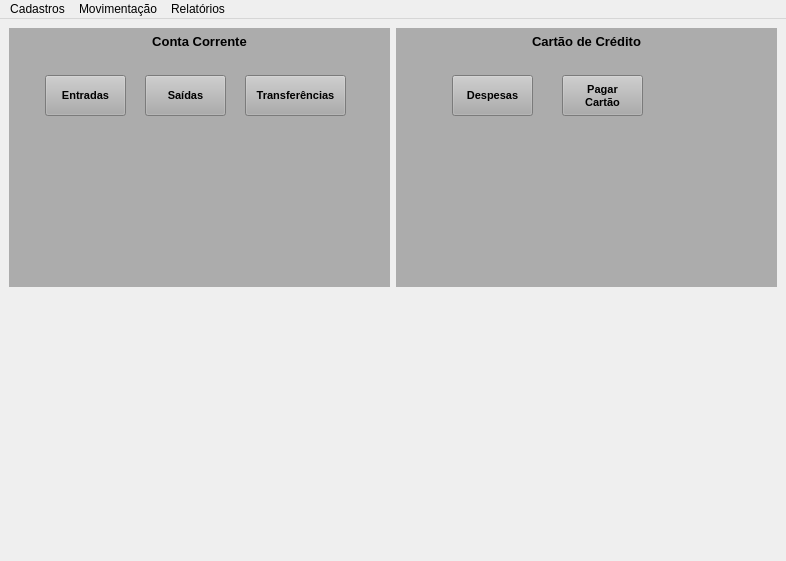
<?xml version="1.0" encoding="UTF-8"?>
<ui version="4.0">
 <class>Menu_Principal</class>
 <widget class="QMainWindow" name="Menu_Principal">
  <property name="geometry">
   <rect>
    <x>0</x>
    <y>0</y>
    <width>786</width>
    <height>561</height>
   </rect>
  </property>
  <property name="sizePolicy">
   <sizepolicy hsizetype="Preferred" vsizetype="Preferred">
    <horstretch>0</horstretch>
    <verstretch>0</verstretch>
   </sizepolicy>
  </property>
  <property name="maximumSize">
   <size>
    <width>16777215</width>
    <height>16777215</height>
   </size>
  </property>
  <property name="windowTitle">
   <string>Menu Principal</string>
  </property>
  <property name="layoutDirection">
   <enum>Qt::LeftToRight</enum>
  </property>
  <widget class="QWidget" name="centralwidget">
   <property name="maximumSize">
    <size>
     <width>16777215</width>
     <height>16777215</height>
    </size>
   </property>
   <layout class="QGridLayout" name="gridLayout">
    <property name="leftMargin">
     <number>0</number>
    </property>
    <property name="topMargin">
     <number>0</number>
    </property>
    <property name="rightMargin">
     <number>0</number>
    </property>
    <property name="bottomMargin">
     <number>0</number>
    </property>
    <property name="spacing">
     <number>0</number>
    </property>
    <item row="0" column="0">
     <widget class="QWidget" name="widget" native="true">
      <layout class="QVBoxLayout" name="verticalLayout">
       <item>
        <widget class="QWidget" name="widget_2" native="true">
         <layout class="QHBoxLayout" name="horizontalLayout">
          <property name="leftMargin">
           <number>0</number>
          </property>
          <property name="topMargin">
           <number>0</number>
          </property>
          <property name="rightMargin">
           <number>0</number>
          </property>
          <property name="bottomMargin">
           <number>0</number>
          </property>
          <item>
           <widget class="QWidget" name="widget_5" native="true">
            <property name="styleSheet">
             <string notr="true">background-color: rgb(172, 172, 172);</string>
            </property>
            <layout class="QVBoxLayout" name="verticalLayout_3">
             <property name="leftMargin">
              <number>6</number>
             </property>
             <property name="topMargin">
              <number>6</number>
             </property>
             <property name="rightMargin">
              <number>6</number>
             </property>
             <property name="bottomMargin">
              <number>6</number>
             </property>
             <item>
              <widget class="QLabel" name="label">
               <property name="maximumSize">
                <size>
                 <width>16777215</width>
                 <height>15</height>
                </size>
               </property>
               <property name="font">
                <font>
                 <pointsize>10</pointsize>
                 <weight>75</weight>
                 <bold>true</bold>
                </font>
               </property>
               <property name="text">
                <string>Conta Corrente</string>
               </property>
               <property name="alignment">
                <set>Qt::AlignCenter</set>
               </property>
              </widget>
             </item>
             <item>
              <widget class="QWidget" name="widget_6" native="true">
               <widget class="QPushButton" name="btn_Entradas">
                <property name="geometry">
                 <rect>
                  <x>30</x>
                  <y>20</y>
                  <width>81</width>
                  <height>41</height>
                 </rect>
                </property>
                <property name="sizePolicy">
                 <sizepolicy hsizetype="Preferred" vsizetype="Preferred">
                  <horstretch>0</horstretch>
                  <verstretch>0</verstretch>
                 </sizepolicy>
                </property>
                <property name="font">
                 <font>
                  <pointsize>8</pointsize>
                  <weight>75</weight>
                  <bold>true</bold>
                 </font>
                </property>
                <property name="cursor">
                 <cursorShape>PointingHandCursor</cursorShape>
                </property>
                <property name="text">
                 <string>Entradas</string>
                </property>
               </widget>
               <widget class="QPushButton" name="btn_Saidas">
                <property name="geometry">
                 <rect>
                  <x>130</x>
                  <y>20</y>
                  <width>81</width>
                  <height>41</height>
                 </rect>
                </property>
                <property name="sizePolicy">
                 <sizepolicy hsizetype="Preferred" vsizetype="Preferred">
                  <horstretch>0</horstretch>
                  <verstretch>0</verstretch>
                 </sizepolicy>
                </property>
                <property name="font">
                 <font>
                  <pointsize>8</pointsize>
                  <weight>75</weight>
                  <bold>true</bold>
                 </font>
                </property>
                <property name="cursor">
                 <cursorShape>PointingHandCursor</cursorShape>
                </property>
                <property name="text">
                 <string>Saídas</string>
                </property>
               </widget>
               <widget class="QPushButton" name="btn_Transf">
                <property name="geometry">
                 <rect>
                  <x>230</x>
                  <y>20</y>
                  <width>101</width>
                  <height>41</height>
                 </rect>
                </property>
                <property name="sizePolicy">
                 <sizepolicy hsizetype="Preferred" vsizetype="Preferred">
                  <horstretch>0</horstretch>
                  <verstretch>0</verstretch>
                 </sizepolicy>
                </property>
                <property name="font">
                 <font>
                  <pointsize>8</pointsize>
                  <weight>75</weight>
                  <bold>true</bold>
                 </font>
                </property>
                <property name="cursor">
                 <cursorShape>PointingHandCursor</cursorShape>
                </property>
                <property name="text">
                 <string>Transferências</string>
                </property>
               </widget>
              </widget>
             </item>
            </layout>
           </widget>
          </item>
          <item>
           <widget class="QWidget" name="widget_4" native="true">
            <property name="styleSheet">
             <string notr="true">background-color: rgb(172, 172, 172);</string>
            </property>
            <layout class="QVBoxLayout" name="verticalLayout_2">
             <property name="leftMargin">
              <number>6</number>
             </property>
             <property name="topMargin">
              <number>6</number>
             </property>
             <property name="rightMargin">
              <number>6</number>
             </property>
             <property name="bottomMargin">
              <number>6</number>
             </property>
             <item>
              <widget class="QLabel" name="label_2">
               <property name="maximumSize">
                <size>
                 <width>16777215</width>
                 <height>15</height>
                </size>
               </property>
               <property name="font">
                <font>
                 <pointsize>10</pointsize>
                 <weight>75</weight>
                 <bold>true</bold>
                </font>
               </property>
               <property name="text">
                <string>Cartão de Crédito</string>
               </property>
               <property name="alignment">
                <set>Qt::AlignCenter</set>
               </property>
              </widget>
             </item>
             <item>
              <widget class="QWidget" name="widget_7" native="true">
               <widget class="QPushButton" name="btn_desp_cartao">
                <property name="geometry">
                 <rect>
                  <x>50</x>
                  <y>20</y>
                  <width>81</width>
                  <height>41</height>
                 </rect>
                </property>
                <property name="sizePolicy">
                 <sizepolicy hsizetype="Preferred" vsizetype="Preferred">
                  <horstretch>0</horstretch>
                  <verstretch>0</verstretch>
                 </sizepolicy>
                </property>
                <property name="font">
                 <font>
                  <pointsize>8</pointsize>
                  <weight>75</weight>
                  <bold>true</bold>
                 </font>
                </property>
                <property name="cursor">
                 <cursorShape>PointingHandCursor</cursorShape>
                </property>
                <property name="text">
                 <string>Despesas</string>
                </property>
               </widget>
               <widget class="QPushButton" name="btn_pagar_cartao">
                <property name="geometry">
                 <rect>
                  <x>160</x>
                  <y>20</y>
                  <width>81</width>
                  <height>41</height>
                 </rect>
                </property>
                <property name="sizePolicy">
                 <sizepolicy hsizetype="Preferred" vsizetype="Preferred">
                  <horstretch>0</horstretch>
                  <verstretch>0</verstretch>
                 </sizepolicy>
                </property>
                <property name="font">
                 <font>
                  <pointsize>8</pointsize>
                  <weight>75</weight>
                  <bold>true</bold>
                 </font>
                </property>
                <property name="cursor">
                 <cursorShape>PointingHandCursor</cursorShape>
                </property>
                <property name="text">
                 <string>Pagar
Cartão</string>
                </property>
               </widget>
              </widget>
             </item>
            </layout>
           </widget>
          </item>
         </layout>
        </widget>
       </item>
       <item>
        <widget class="QWidget" name="widget_3" native="true"/>
       </item>
      </layout>
     </widget>
    </item>
   </layout>
  </widget>
  <widget class="QMenuBar" name="menuBar">
   <property name="geometry">
    <rect>
     <x>0</x>
     <y>0</y>
     <width>786</width>
     <height>21</height>
    </rect>
   </property>
   <widget class="QMenu" name="menuCadastros">
    <property name="title">
     <string>Cadastros</string>
    </property>
    <addaction name="action_Banco"/>
    <addaction name="action_Categoria"/>
    <addaction name="action_Cidade"/>
    <addaction name="action_Estab"/>
    <addaction name="action_Grupo"/>
    <addaction name="action_Tipo"/>
   </widget>
   <widget class="QMenu" name="menuMovimenta_o">
    <property name="title">
     <string>Relatórios</string>
    </property>
    <addaction name="separator"/>
    <addaction name="actionMovimenta_o"/>
    <addaction name="actionGr_fico_Despesas"/>
    <addaction name="actionSaldos_4"/>
   </widget>
   <widget class="QMenu" name="menuMovimenta_o_2">
    <property name="title">
     <string>Movimentação</string>
    </property>
    <addaction name="actionAlterar"/>
   </widget>
   <addaction name="menuCadastros"/>
   <addaction name="menuMovimenta_o_2"/>
   <addaction name="menuMovimenta_o"/>
  </widget>
  <action name="Menu_Incluir_Sol">
   <property name="text">
    <string>Incluir Solicitação</string>
   </property>
  </action>
  <action name="Menu_Consulta_Sol">
   <property name="text">
    <string>Consulta Solicitação</string>
   </property>
  </action>
  <action name="Menu_Consome_OS">
   <property name="text">
    <string>Consumo de Materiais</string>
   </property>
  </action>
  <action name="Menu_Incluir_OC">
   <property name="text">
    <string>Incluir Ordem</string>
   </property>
  </action>
  <action name="action_Banco">
   <property name="text">
    <string>Bancos</string>
   </property>
  </action>
  <action name="actionIncluir_Despesa">
   <property name="text">
    <string>Incluir Despesa</string>
   </property>
  </action>
  <action name="actionIncluir_Receita">
   <property name="text">
    <string>Incluir Receita</string>
   </property>
  </action>
  <action name="actionEntre_Contas">
   <property name="text">
    <string>Entre Contas</string>
   </property>
  </action>
  <action name="actionRenda_Fixa">
   <property name="text">
    <string>Renda Fixa</string>
   </property>
  </action>
  <action name="actionRenda_Vari_vel">
   <property name="text">
    <string>Renda Variável</string>
   </property>
  </action>
  <action name="actionCriptoMoedas">
   <property name="text">
    <string>CriptoMoedas</string>
   </property>
  </action>
  <action name="actionAvenue">
   <property name="text">
    <string>Avenue</string>
   </property>
  </action>
  <action name="actionAvenue_2">
   <property name="text">
    <string>Avenue</string>
   </property>
  </action>
  <action name="actionAvenue_3">
   <property name="text">
    <string>Avenue</string>
   </property>
  </action>
  <action name="actionEditar_Receita">
   <property name="text">
    <string>Editar Receita</string>
   </property>
  </action>
  <action name="actionExcluir_Receita">
   <property name="text">
    <string>Excluir Receita</string>
   </property>
  </action>
  <action name="actionExcluir_Transfer_ncia">
   <property name="text">
    <string>Excluir Transferência</string>
   </property>
  </action>
  <action name="actionEditar_Despesa">
   <property name="text">
    <string>Editar Despesa</string>
   </property>
  </action>
  <action name="actionExcluir_Despesa">
   <property name="text">
    <string>Excluir Despesa</string>
   </property>
  </action>
  <action name="actionMovimenta_o_de_Despesas">
   <property name="text">
    <string>Movimentação de Despesas</string>
   </property>
  </action>
  <action name="actionReceitas_Despesas">
   <property name="text">
    <string>Receitas/Despesas</string>
   </property>
  </action>
  <action name="actionMovimenta_o_de_Receitas">
   <property name="text">
    <string>Movimentação de Receitas</string>
   </property>
  </action>
  <action name="actionSaldos">
   <property name="text">
    <string>Saldos</string>
   </property>
  </action>
  <action name="actionIncluir_Or_amentos">
   <property name="text">
    <string>Incluir Orçamento</string>
   </property>
  </action>
  <action name="actionEditar_Or_amento">
   <property name="text">
    <string>Editar Orçamento</string>
   </property>
  </action>
  <action name="actionExcluir_Or_amento">
   <property name="text">
    <string>Excluir Orçamento</string>
   </property>
  </action>
  <action name="actionComparativo_Or_ado_Real">
   <property name="text">
    <string>Comparativo Orçado/Real</string>
   </property>
  </action>
  <action name="action_Categoria">
   <property name="text">
    <string>Categorias</string>
   </property>
  </action>
  <action name="action_Grupo">
   <property name="text">
    <string>Grupo de Despesa</string>
   </property>
  </action>
  <action name="action_Tipo">
   <property name="text">
    <string>Tipos de Contas</string>
   </property>
  </action>
  <action name="action_Cidade">
   <property name="text">
    <string>Cidades</string>
   </property>
  </action>
  <action name="actionIncluir_Faturas">
   <property name="text">
    <string>Incluir Faturas</string>
   </property>
  </action>
  <action name="actionIncluir_Bens">
   <property name="text">
    <string>Incluir Bens</string>
   </property>
  </action>
  <action name="actionEditar_Bens">
   <property name="text">
    <string>Editar Bens</string>
   </property>
  </action>
  <action name="actionExcluir_Bens">
   <property name="text">
    <string>Excluir Bens</string>
   </property>
  </action>
  <action name="actionIncluir_Estab">
   <property name="text">
    <string>Incluir Estab.</string>
   </property>
  </action>
  <action name="actionAlterar_Estab">
   <property name="text">
    <string>Alterar Estab.</string>
   </property>
  </action>
  <action name="actionExcluir_Estab">
   <property name="text">
    <string>Excluir Estab.</string>
   </property>
  </action>
  <action name="action_Estab">
   <property name="text">
    <string>Estabelecimentos</string>
   </property>
  </action>
  <action name="actionEntradas">
   <property name="text">
    <string>Entradas</string>
   </property>
  </action>
  <action name="actionTransfer_ncias">
   <property name="text">
    <string>Transferências</string>
   </property>
  </action>
  <action name="actionDespesas">
   <property name="text">
    <string>Despesas</string>
   </property>
  </action>
  <action name="actionDespesas_Parceladas">
   <property name="text">
    <string>Despesas Parceladas</string>
   </property>
  </action>
  <action name="actionPagamento_de_Cart_o">
   <property name="text">
    <string>Pagamento de Cartão</string>
   </property>
  </action>
  <action name="actionMovimenta_o">
   <property name="text">
    <string>Movimentação</string>
   </property>
  </action>
  <action name="actionGr_fico_Despesas">
   <property name="text">
    <string>Gràfico Despesas</string>
   </property>
  </action>
  <action name="actionSaldos_2">
   <property name="text">
    <string>Saldos</string>
   </property>
  </action>
  <action name="actionAlterar">
   <property name="text">
    <string>Alterar</string>
   </property>
  </action>
  <action name="actionSaldos_3">
   <property name="text">
    <string>Saldos</string>
   </property>
  </action>
  <action name="actionSaldos_4">
   <property name="text">
    <string>Saldos</string>
   </property>
  </action>
 </widget>
 <resources/>
 <connections/>
</ui>
